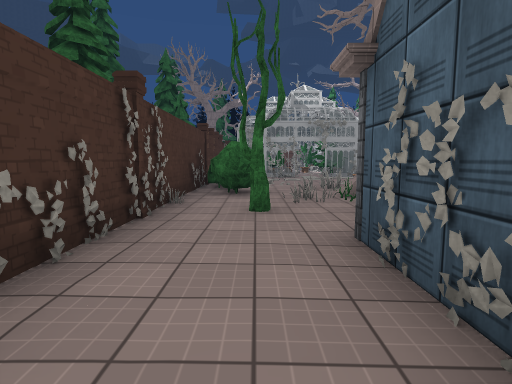
view 1 (above)

24 first-person views from a walk through a 3-D level made in the Unity game engine. The camera is 1.4 m above the floor, tilts 6° down and sees 80° across. Doors are open. The floor is counted in squares, 2 m on a side. Each view is taken from the middle of a square. On the plan, view 1 faces up. The plan holds only what a view shows up to about 10 squares ahead; the rest is blank. The place goes on beyond the plan. The player character is not drawn. Some surface patterns are stand-ins.

view 2
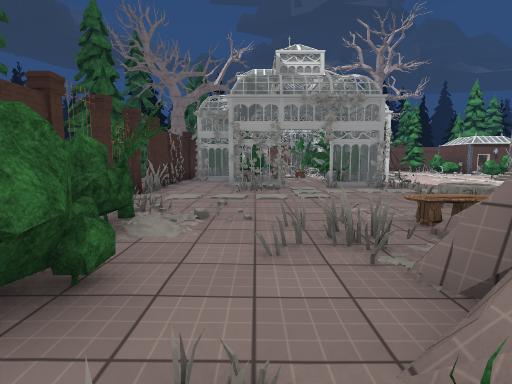

view 3
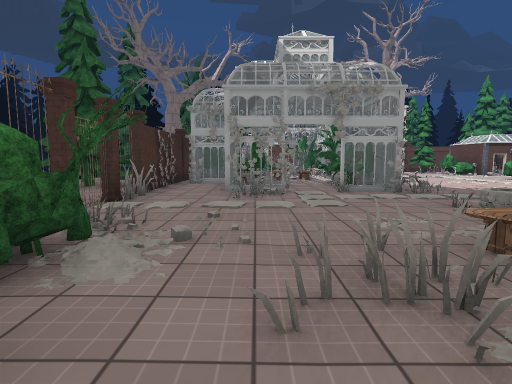

view 4
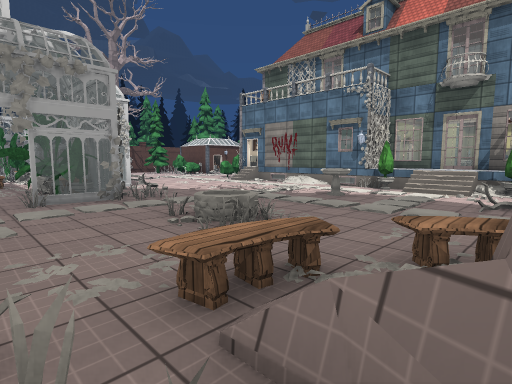

view 5
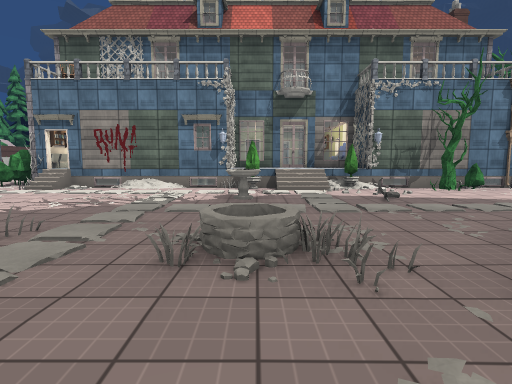

view 6
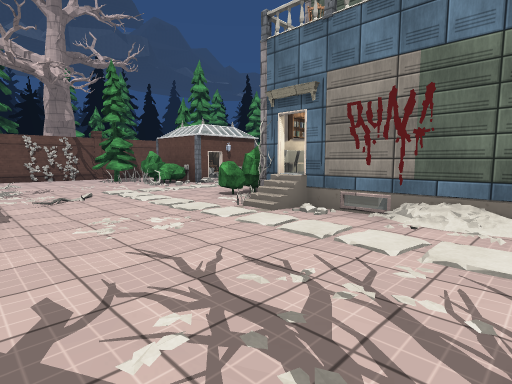

view 7
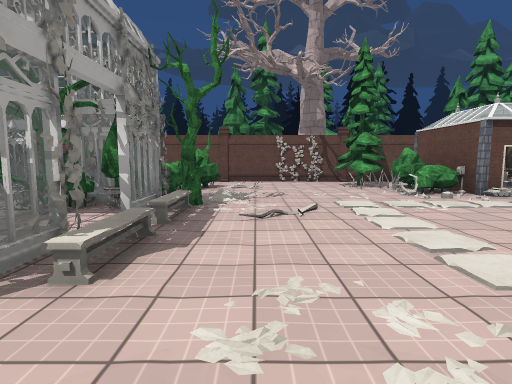

view 8
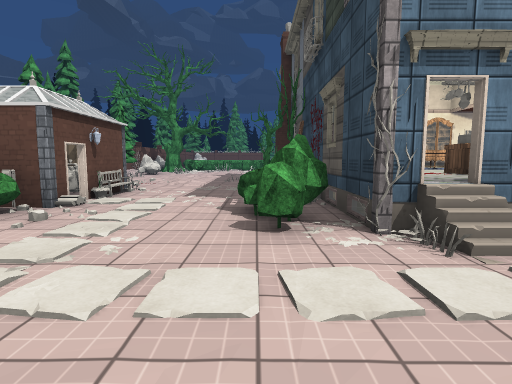

view 9
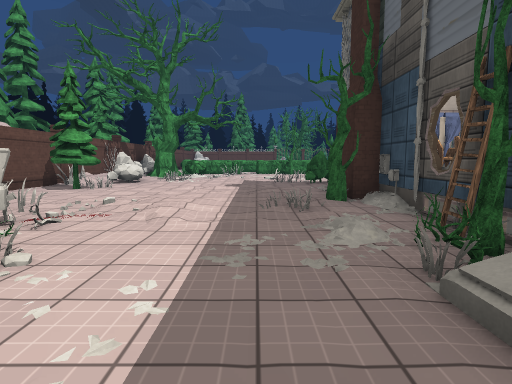

view 10
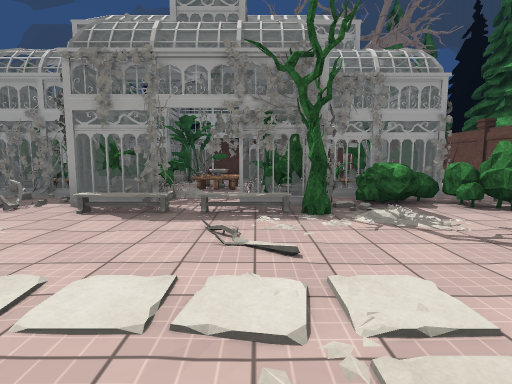

view 11
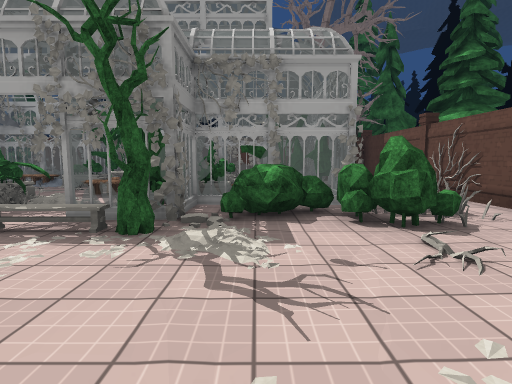

view 12
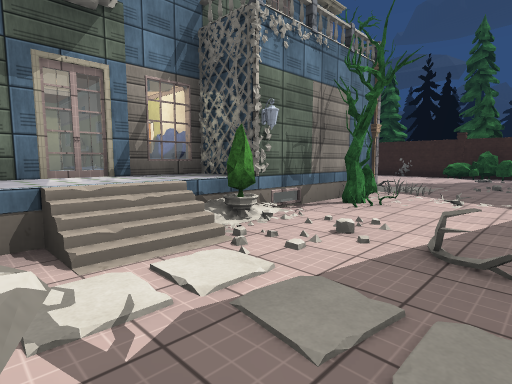

view 13
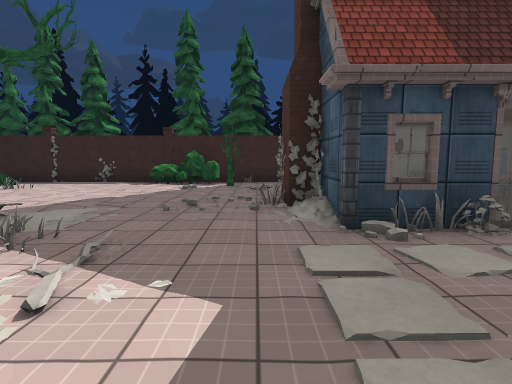

view 14
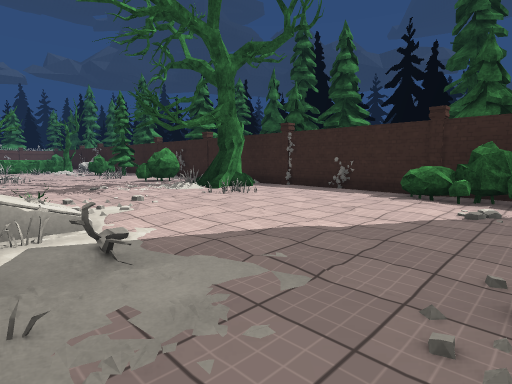

view 15
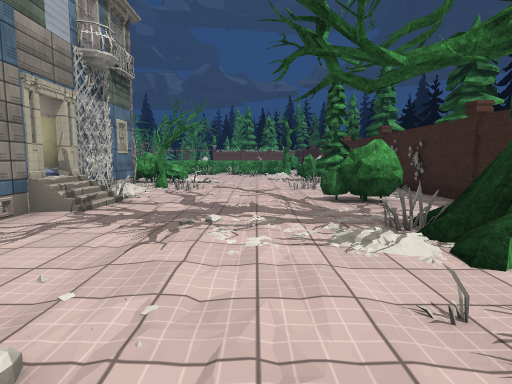

view 16
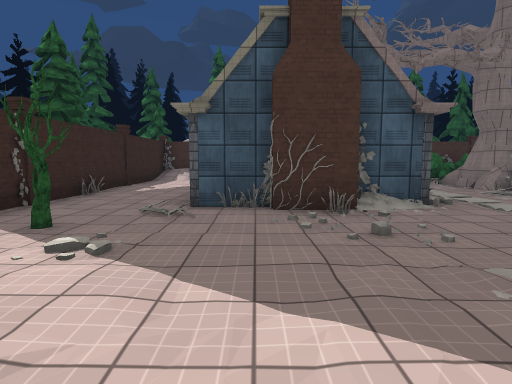

view 17
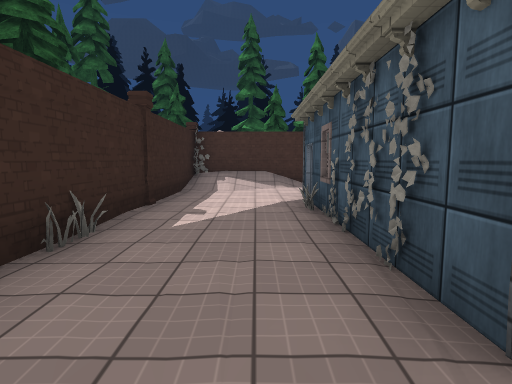

view 18
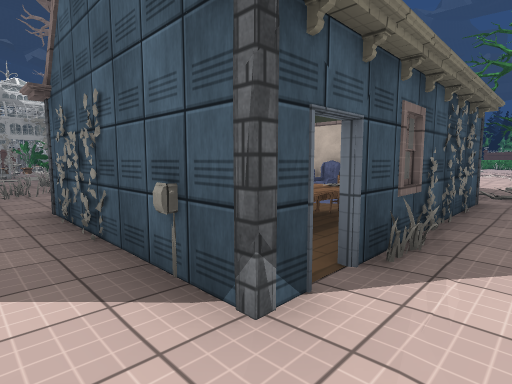

view 19
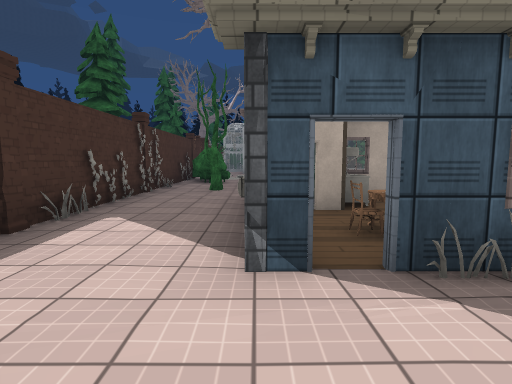

view 20
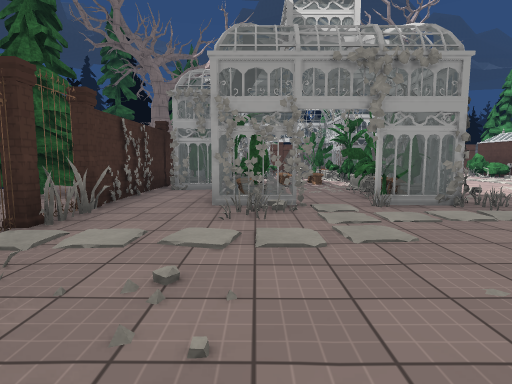

view 21
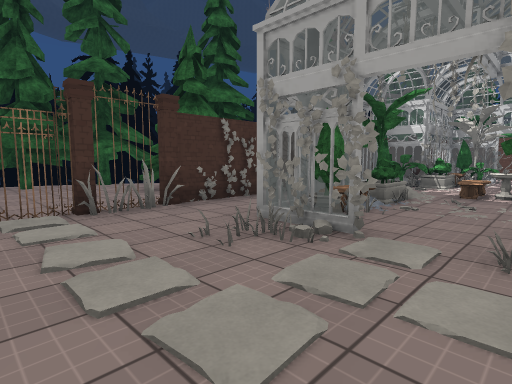

view 22
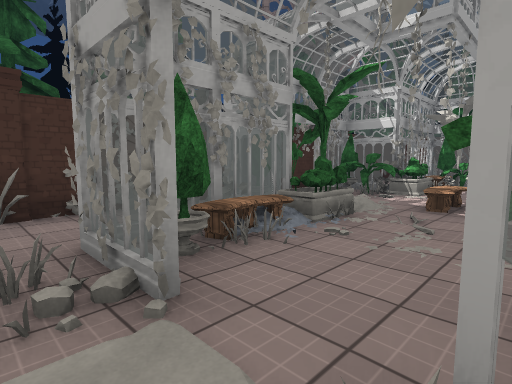

view 23
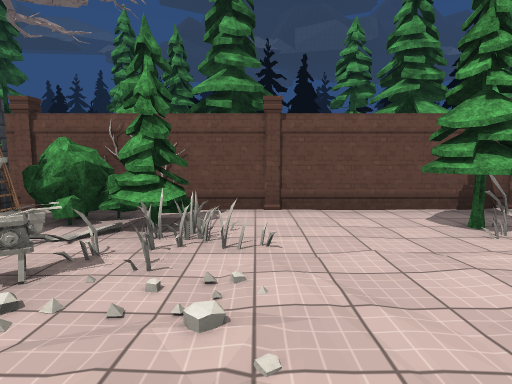

view 24
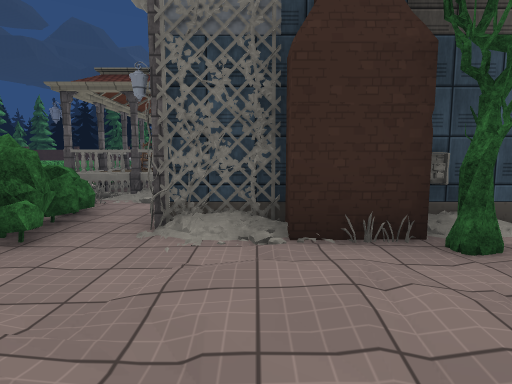

### Floor plan
Key: @ floor where view 1 was taken; # wall or solid block; x gap in a wall; . main floor; : floor 0.25 m higher than the main floor; / step, stairs or slope; D open door; = window, fence, low wall or low ledge; O other object.
Columns run from 4 left of view 1 to 22 right of it. Each row starts with its distance up from view 1.
 26    OOO            OO
 25     OO            OO
 24    OO#OOOO#OOOO#OOOO#OOOO##
 23      #   =.....O  OOO...O##
 22   OO #DDO#O..OOO  OO#=.OO=#
 21    O#ODDOO.....O#   =/....
 20    ##O#=OO....OO#  O//..../
 19   O OO.=OOO.......O./:.....
 18   O#OOOOO##......./...///..
 17   OO  OO#D....OOO=OO.O//...
 16 O O###=#OOO...OO  OOx ##OOO
 15 OO#O##.OOO...=D=     O   OO
 14 OOO.#O##O=...  OO   OOO   O
 13 OOO.OOD=OO.... OO O     #OO
 12  .O.....#.....#   O      OO
 11  .O...........O#OO        O
 10   x.....==..#.O#  D       O
  9   OO/.........=#  O       O
  8   OO/..OO....#O OOO
  7   OOO..#O....=O#ODO   D
  6    OO.###....O##      O
  5   #...O......OO     #OOO
  4   O.O.  ......
  3   O..O ==OO...O#D   #D #O.O
  2   O..  O.O#......O......O.O
  1   #O.DO OOO.....//./....../
  0   #.@ OOOO ......../.:...:.
 -1   O/.OD=##O/......./.......
 -2   O/........O//...OO/OO.. O
 -3   O//.......OOO....O ...  O
 -4   #OO#OOOO#OOOO#OOOO OOOO O
 -5              OO           O
 -6     OO       OO

Positions as (right, up) in squares from view 1, and headings:
1: (0, 0), facing up
2: (1, 5), facing up
3: (1, 6), facing up
4: (2, 7), facing up-right
5: (2, 10), facing right
6: (6, 12), facing up-right
7: (7, 14), facing up
8: (7, 17), facing right
9: (12, 18), facing right
10: (10, 18), facing left
11: (9, 20), facing left
12: (7, 10), facing down-right
13: (7, 6), facing down
14: (8, 3), facing down-right
15: (12, 0), facing right
16: (11, 0), facing left
17: (7, -2), facing left
18: (0, -2), facing up-right
19: (1, -3), facing up
20: (1, 8), facing up
21: (3, 10), facing up-left
22: (3, 12), facing up-left
23: (17, 19), facing up
24: (19, 19), facing down
